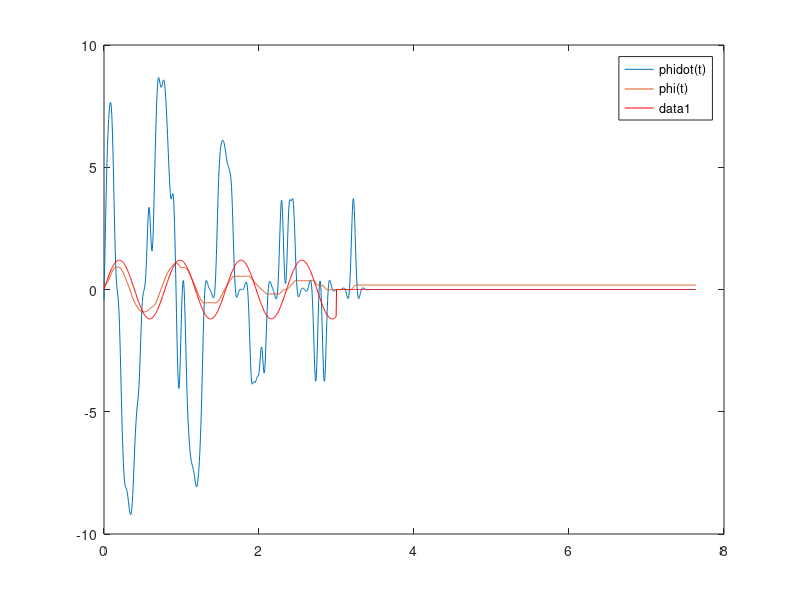
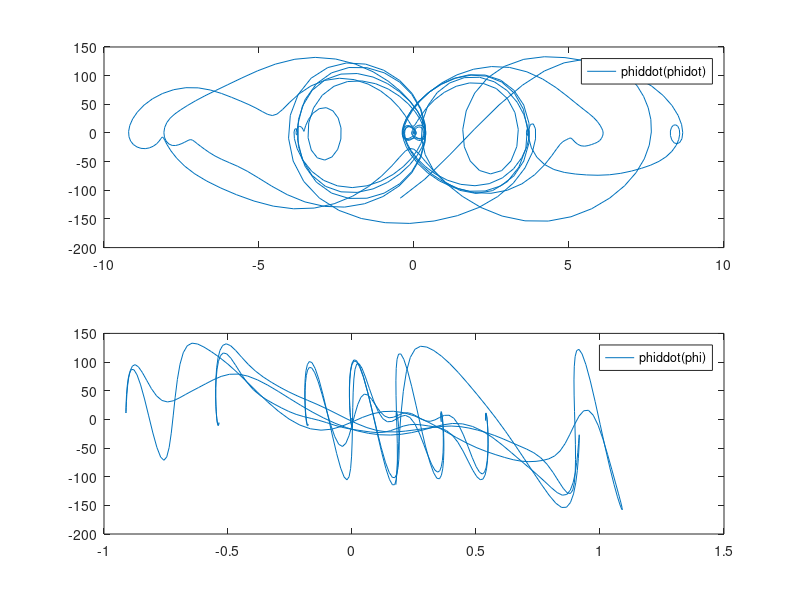
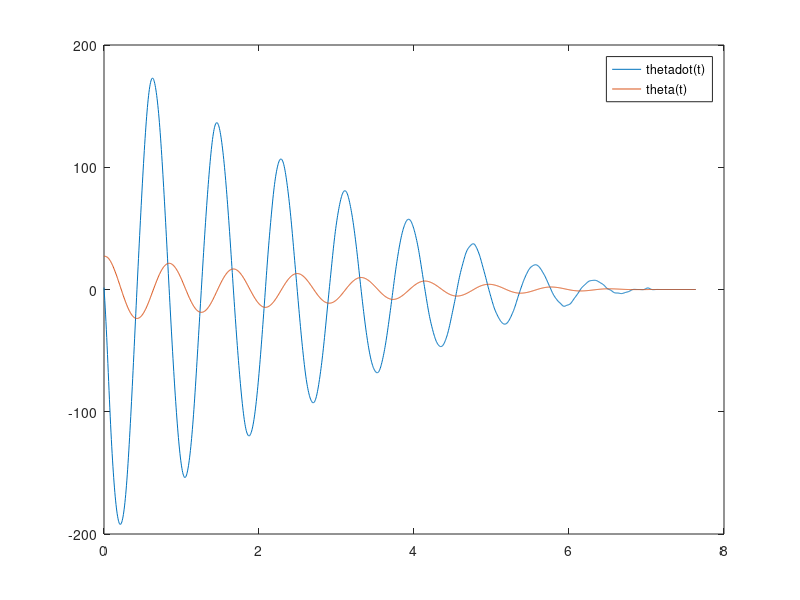
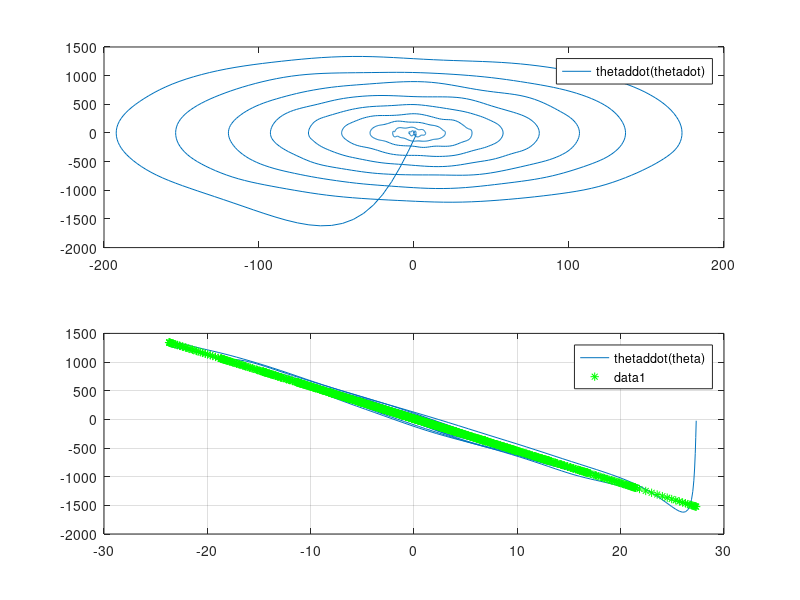

Source code (MATLAB) for these figures, in order:
clear;
clc;
close all;


data = load('30degL.dat');
t = data(:,1);
theta = 180*data(:,2)/pi;
phi = 180*data(:,3)/pi;
clear data;
N = length(t);



% Determine sample rate and Nyquist frequency.
dt = mean(diff(t));
fs = 1/dt;
fn = fs/2;

phi_d = zeros([N,1]);
theta_d = zeros([N,1]);

phi_dd = zeros([N,1]);
theta_dd = zeros([N,1]);


%Calculate Rates
for j = 2:N-1
    phi_d(j) = mean(phi(j+1) - phi(j-1))/(t(j+1) - t(j-1));
    theta_d(j) = mean(theta(j+1) - theta(j-1))/(t(j+1) - t(j-1));
end

phi_d(1) = phi_d(2);
phi_d(N) = phi_d(N - 1);
theta_d(1) = theta_d(2);
theta_d(N) = theta_d(N - 1);

%Calculate Rates
for j = 2:N-1
    phi_dd(j) = mean(phi_d(j+1) - phi_d(j-1))/(t(j+1) - t(j-1));
    theta_dd(j) = mean(theta_d(j+1) - theta_d(j-1))/(t(j+1) - t(j-1));
end

phi_dd(1) = phi_dd(2);
phi_dd(N) = phi_dd(N - 1);
theta_dd(1) = theta_dd(2);
theta_dd(N) = theta_dd(N - 1);

% Filter data with a using a 3rd order Butterworth filter with a cutoff
% frequency of 10 Hz.
fc = 10;
[B,A] = butter(3,fc/fn);
phi_f = filtfilt(B,A,phi);
theta_f = filtfilt(B,A,theta);
phi_d_f = filtfilt(B,A,phi_d);
theta_d_f = filtfilt(B,A,theta_d);
phi_dd_f = filtfilt(B,A,phi_dd);
theta_dd_f = filtfilt(B,A,theta_dd);

for j = 1:N
    phi_calc(j) = 1.2*sin(8*t(j));
    
    if t(j) > 3
        phi_calc(j) = 0;
    end
end

figure(1); clf;
plot(t, phi_d_f, t, phi_f);
legend('phidot(t)', 'phi(t)');
hold on
plot(t, phi_calc, 'r')

%pause;

figure(2); clf;
subplot(2,1,1)
plot(phi_d_f, phi_dd_f);
legend('phiddot(phidot)')
subplot(2,1,2);
plot(phi_f, phi_dd_f);
legend('phiddot(phi)');

figure(3); clf;
plot(t, theta_d_f, t, theta_f);
legend('thetadot(t)', 'theta(t)');

figure(4); clf;
subplot(2,1,1);
plot(theta_d_f, theta_dd_f);
legend('thetaddot(thetadot)');

subplot(2,1,2);
plot(theta_f, theta_dd_f);
legend('thetaddot(theta)');
grid on
hold on

P = polyfit(theta_f, theta_dd_f, 1)
plot(theta_f, P(1)*theta_f + P(2),'g*')

comp2 = .0165;
I2xx = 1.7983745e-03*comp2;
m2 = .115567*comp2;
h2 = .090938791;
g = 9.81;

for i = 1:N
    
    Q1(i) = I2xx*theta_dd_f(i) + (1/2)*h2*m2*g*sind(theta_f(i));
    
end

figure(5); clf;
plot(theta_f, Q1, 'r');
legend('Q1');
xlabel('theta');
ylabel('Q1');
grid on;
hold on;
Q = polyfit(theta_f, Q1', 1)
plot(theta, Q(1)*theta + Q(2))


figure(6); clf;
plot(theta_d_f, phi_d_f)
Qt = polyfit(phi_d_f,theta_d_f, 1)
hold on
plot(t,1.5*sin(t))

%plot(theta_d_f, Qt(1)*theta_d_f + Q(2))

% 
% 
% % Plot initial data.
% figure(1);
% plot(t,phi,'k',t,theta,'r');
% xlabel('t (s)');
% ylabel('Angle (deg)');
% legend('\phi (measured)','\theta (measured)');
% 
% num = 34;
% 
% % Select response start time by clicking on the plot.
% Pos = ginput(num);
% 
% % Plot initial data.
% figure(1);
% plot(t, phi_d, t, theta_d);
% xlabel('t (s)');
% ylabel('Angle (deg)');
% legend('\phi (measured)','\theta (measured)');
% 
% % Select response start time by clicking on the plot.
% S = ginput(num);
% 
% for i = 1:num
%     Pos(i,3) = abs(Pos(i,2));
%     S(i,3) = abs(S(i,2));
% end  
